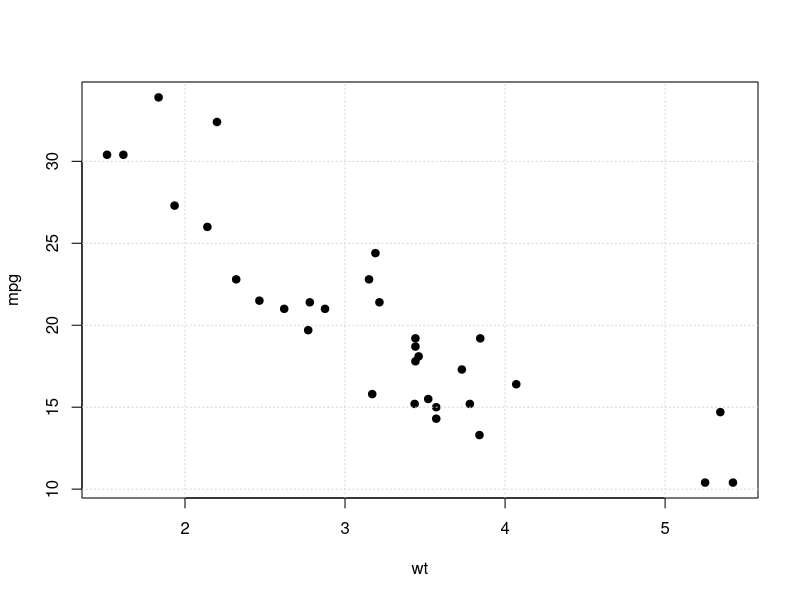
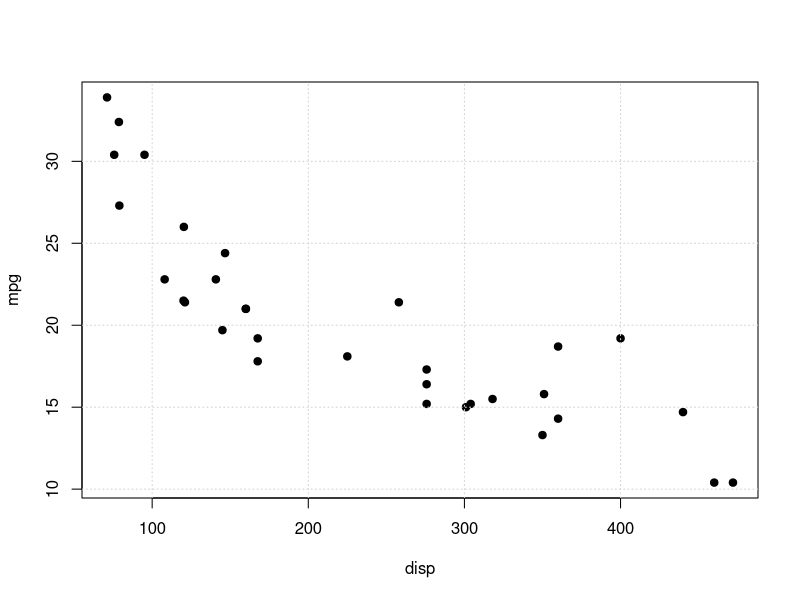
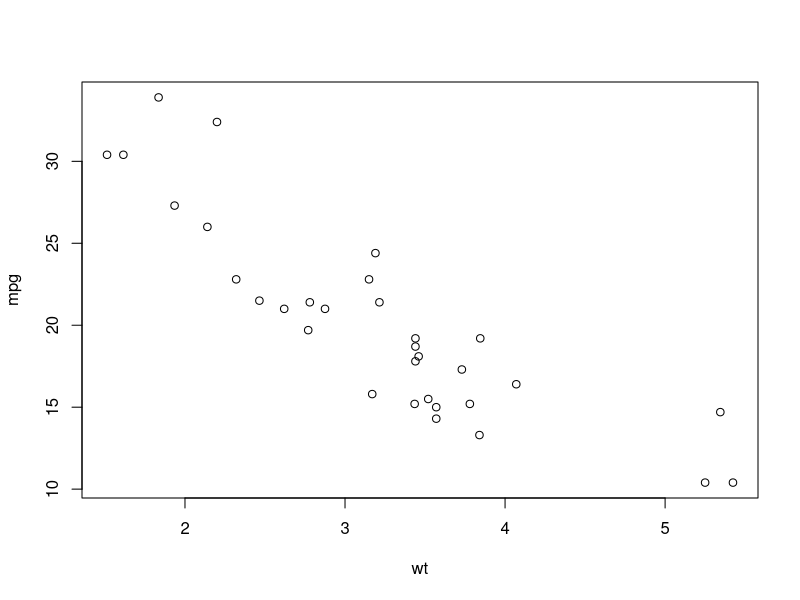
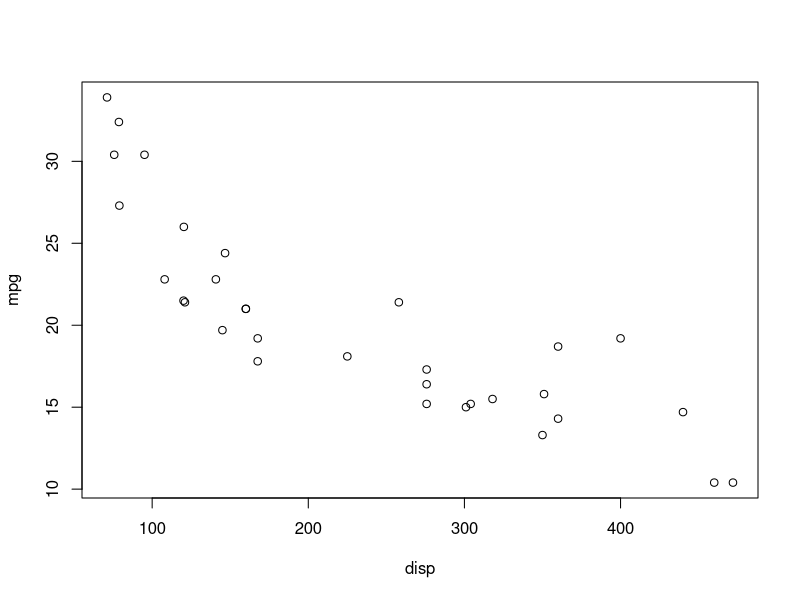
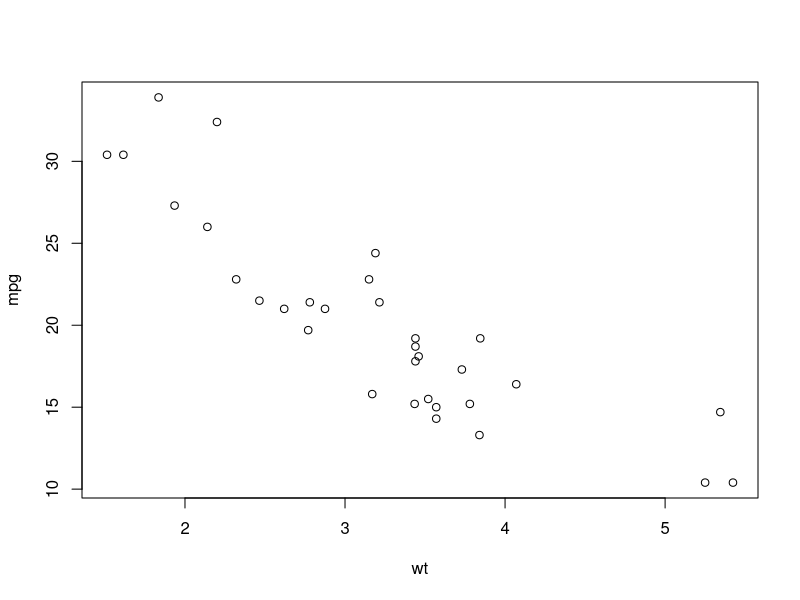
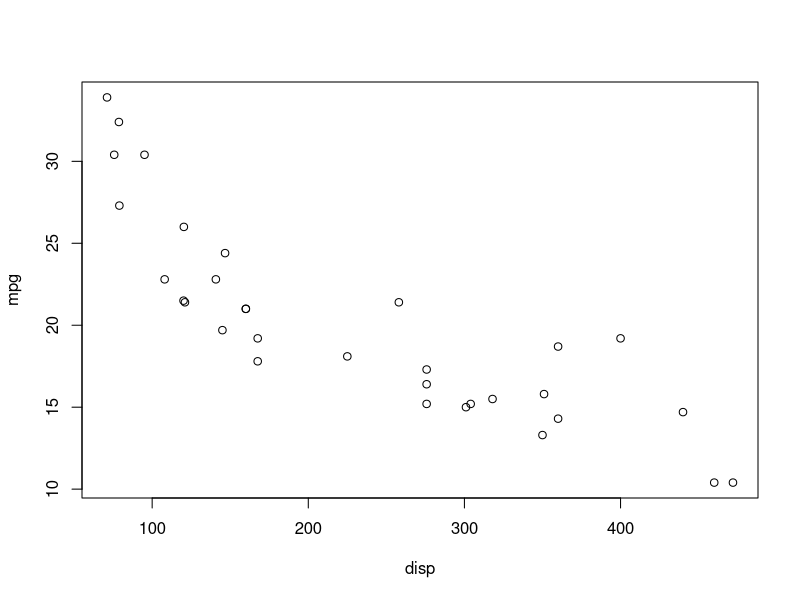

These figures' R source, in order:
## ---- chunk 1
knitr::opts_chunk$set(echo = TRUE)
## ---- chunk 2
data(mtcars)
## ---- chunk 3
head(mtcars)
## ---- chunk 4
plot(mpg~wt,data=mtcars,pch=19)
grid()
## ---- chunk 5
cor(mtcars$mpg,mtcars$wt)
## ---- chunk 6
model1 <- lm(mpg ~ wt, data = mtcars)

summary(model1)
## ---- chunk 7
newData=data.frame(wt=3.050, disp=122)
print(predict(model1,newData,interval='predict'))
## ---- chunk 8
plot(mpg~disp,data=mtcars,pch=19)
grid()
## ---- chunk 9
cor(mtcars$mpg,mtcars$wt)
## ---- chunk 10
model2 <- lm(mpg ~ disp, data = mtcars)
summary(model2)
## ---- chunk 11
plot(mpg ~ wt+disp, data = mtcars)
## ---- chunk 12
model3= lm(mpg ~ wt+disp, data = mtcars)
summary(model3)
## ---- chunk 13
plot(mpg ~ wt+disp, data=mtcars)
## ---- chunk 14
summary(model3)
## ---- chunk 15
anova_result <- anova(model1, model3)
print(anova_result)
